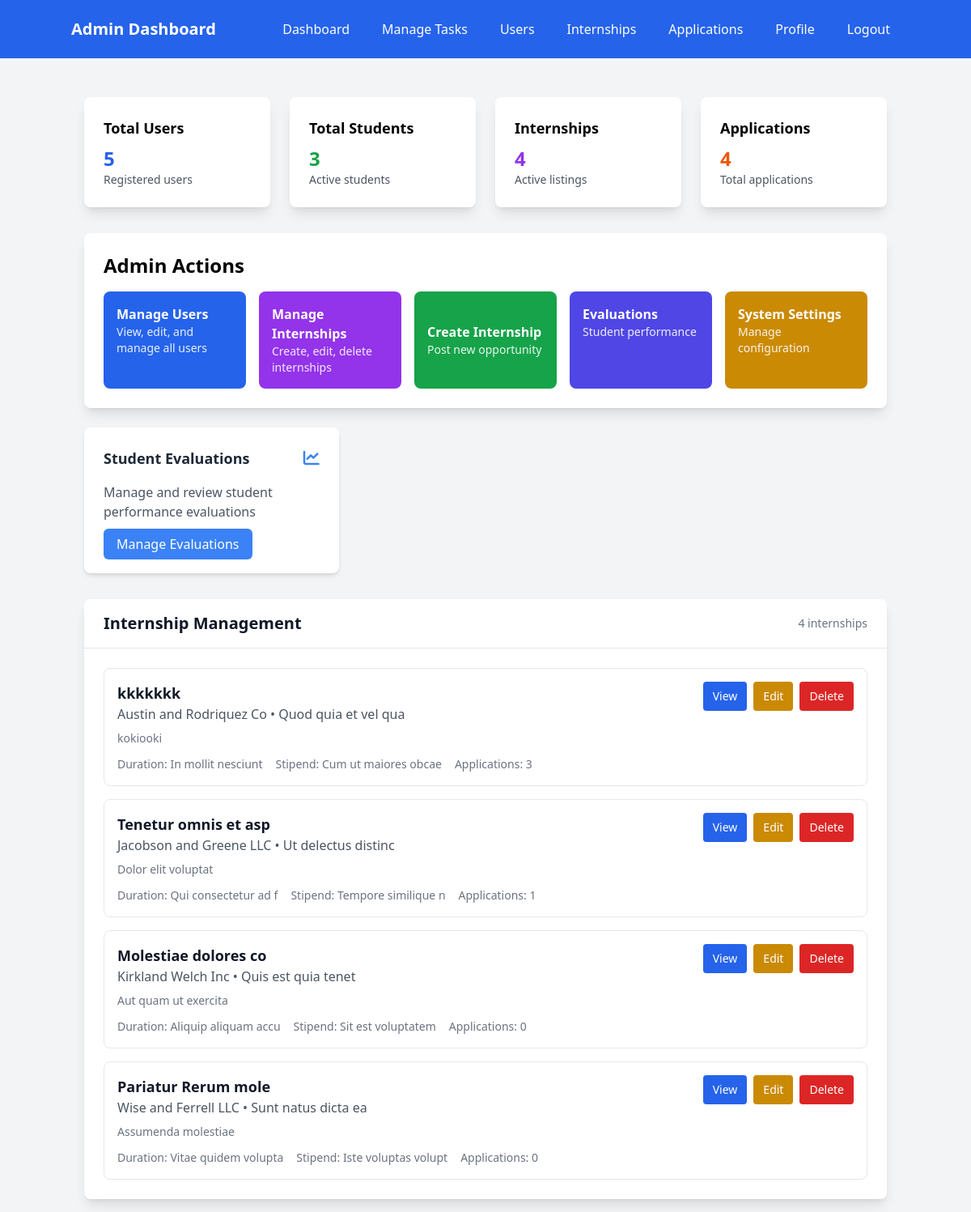
Page /dashboard (signed in) on the earlier database version.
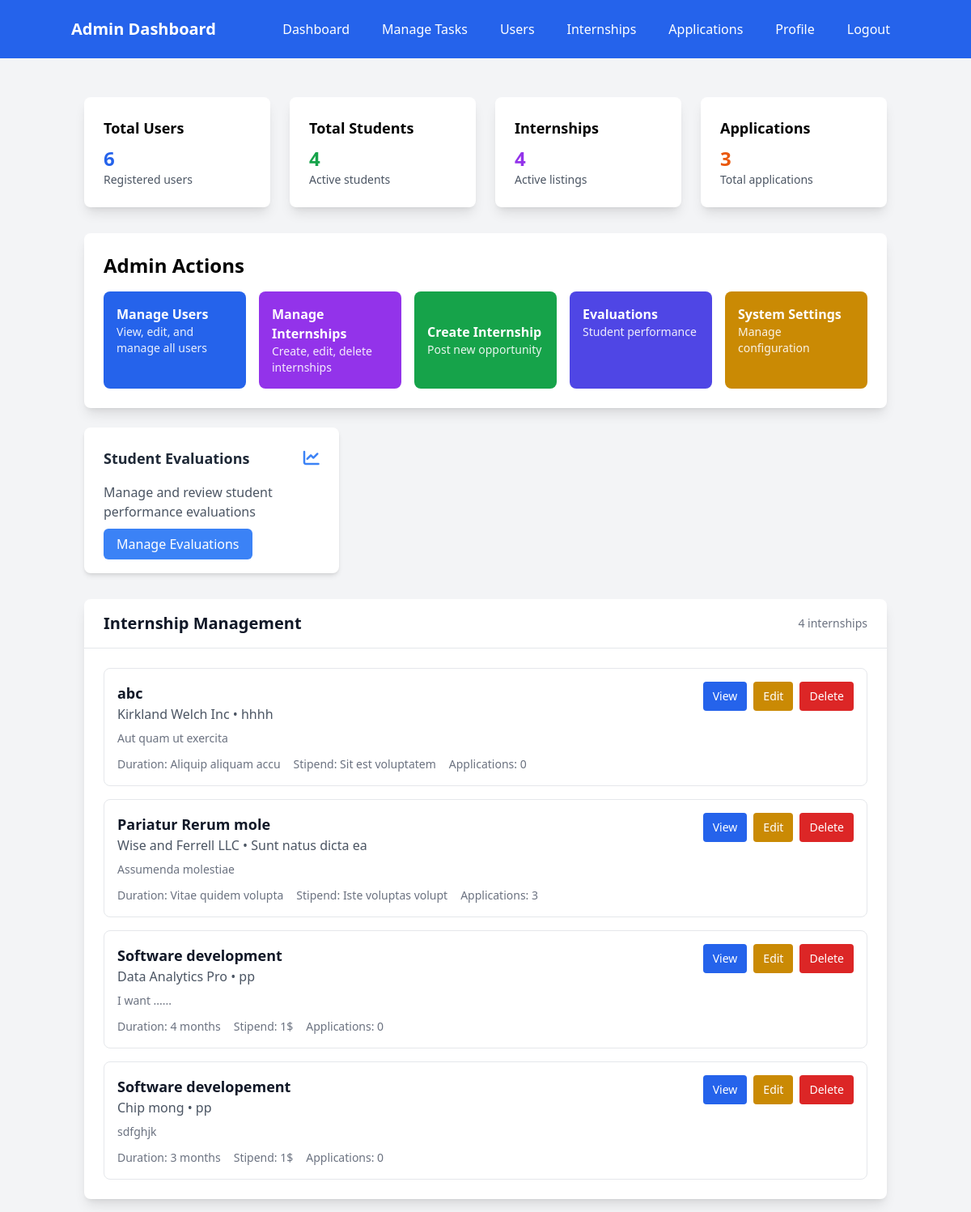
Same page on the later database version.
### models.py (models this page shows)
class Internship(Base):
    __tablename__ = "internships"
    id = Column(Integer, primary_key=True, index=True)
    title = Column(String(255), nullable=False)
    description = Column(Text)
    company = Column(String(255), nullable=False)
    location = Column(String(255))
    duration = Column(String(100))
    stipend = Column(String(100))
    requirements = Column(Text)
    created_by = Column(Integer, ForeignKey("users.id"))
    created_at = Column(DateTime(timezone=True), server_default=func.now())
    is_active = Column(Boolean, default=True)
    deadline = Column(DateTime(timezone=True))
    creator = relationship("User", back_populates="created_internships")
    applications = relationship("InternshipApplication", back_populates="internship")
    tasks = relationship("Task", back_populates="internship")
    feedback = relationship("Feedback", back_populates="internship")
    mentor_feedbacks = relationship("MentorFeedback", back_populates="internship")
    evaluations = relationship("Evaluation", back_populates="internship")

### app.py (the view)
@app.get("/dashboard", response_class=HTMLResponse)
async def dashboard(request: Request, db: Session = Depends(get_db)):
    try:
        user = await get_current_user_from_cookie(request, db)
        user_role = user.role.value if hasattr(user.role, 'value') else user.role
        print(f"🎯 Dashboard access - User: {user.email}, Role: {user_role}")
        if user_role == "student":
            internships = crud.get_internships(db)
            applications = crud.get_applications_by_student(db, user.id)
            tasks = crud.get_tasks_by_student(db, user.id)
            feedbacks = feedback_crud.get_mentor_feedbacks_by_student(db, user.id)
            evaluations = feedback_crud.get_evaluations_by_student(db, user.id)
            return templates.TemplateResponse("dashboard_student.html", {
                "request": request,
                "user": user,
                "internships": internships,
                "applications": applications,
                "tasks": tasks,
                "feedbacks": feedbacks,
                "evaluations": evaluations
            })
        elif user_role == "admin":
            internships = crud.get_internships(db)
            try:
                stats = crud.get_system_stats(db)
            except Exception as e:
                print(f"⚠️  Could not get system stats: {e}")
                stats = {
                    "total_users": 0,
                    "total_students": 0,
                    "total_admins": 0,
                    "total_mentors": 0,
                    "total_internships": 0,
                    "total_applications": 0,
                    "total_tasks": 0
                }
            return templates.TemplateResponse("dashboard_admin.html", {
                "request": request,
                "user": user,
                "internships": internships,
                "stats": stats
            })
        elif user_role == "mentor":
            internships = crud.get_internships(db)
            mentor_internships = crud.get_internships_by_mentor(db, user.id)
            mentor_applications = crud.get_applications_for_mentor(db, user.id)
            feedbacks = feedback_crud.get_mentor_feedbacks_by_mentor(db, user.id)
            return templates.TemplateResponse("dashboard_mentor.html", {
                "request": request,
                "user": user,
                "internships": internships,
                "mentor_internships": mentor_internships,
                "mentor_applications": mentor_applications,
                "feedbacks": feedbacks
            })
        else:
            print(f"❌ Unknown role: {user_role}")
            return RedirectResponse("/login?error=Unknown user role")
    except Exception as e:
        print(f"💥 Dashboard error: {e}")
        import traceback
        traceback.print_exc()
        return RedirectResponse("/login")

### templates/dashboard_admin.html (shortened to what the changed rows need)
<!DOCTYPE html>
<html>
<head>
    <script src="https://cdn.tailwindcss.com"></script>
    <link rel="stylesheet" href="https://cdnjs.cloudflare.com/ajax/libs/font-awesome/6.4.0/css/all.min.css">
</head>
<body class="bg-gray-100">
    <nav class="bg-blue-600 text-white p-4">
        <div class="container mx-auto flex justify-between items-center">
            <h1 class="text-xl font-bold">Admin Dashboard</h1>
        </div>
    </nav>
    <div class="container mx-auto mt-8 p-4">
        <div class="grid grid-cols-1 md:grid-cols-4 gap-6 mb-8">
            <div class="bg-white p-6 rounded-lg shadow-lg">
                <h3 class="text-lg font-semibold mb-2">Total Users</h3>
                <p class="text-2xl font-bold text-blue-600">{{ stats.total_users }}</p>
                <p class="text-sm text-gray-600">Registered users</p>
            </div>
            <div class="bg-white p-6 rounded-lg shadow-lg">
                <h3 class="text-lg font-semibold mb-2">Total Students</h3>
                <p class="text-2xl font-bold text-green-600">{{ stats.total_students }}</p>
                <p class="text-sm text-gray-600">Active students</p>
            </div>
            <div class="bg-white p-6 rounded-lg shadow-lg">
                <h3 class="text-lg font-semibold mb-2">Applications</h3>
                <p class="text-2xl font-bold text-orange-600">{{ stats.total_applications }}</p>
                <p class="text-sm text-gray-600">Total applications</p>
            </div>
        </div>
        <div class="bg-white rounded-lg shadow-lg p-6 mb-6">
            <h2 class="text-2xl font-bold mb-4">Admin Actions</h2>
        </div>
        <div class="bg-white rounded-lg shadow-lg">
            <div class="px-6 py-4 border-b border-gray-200 flex justify-between items-center">
                <h2 class="text-xl font-semibold text-gray-900">Internship Management</h2>
            </div>
            <div class="p-6">
                {% if internships %}
                <div class="space-y-4">
                    {% for internship in internships %}
                    <div class="border border-gray-200 rounded-lg p-4 hover:shadow-md transition">
                        <div class="flex justify-between items-start">
                            <div class="flex-1">
                                <h3 class="text-lg font-semibold text-gray-900">{{ internship.title }}</h3>
                                <p class="text-gray-600">{{ internship.company }} • {{ internship.location or 'Remote'
                                    }}</p>
                                <p class="text-sm text-gray-500 mt-2">{{ internship.description[:120] }}</p>
                                <div class="flex items-center mt-3 space-x-4 text-sm text-gray-500">
                                    <span>Duration: {{ internship.duration or 'Not specified' }}</span>
                                    <span>Stipend: {{ internship.stipend or 'Not specified' }}</span>
                                    <span>Applications: {{ internship.applications|length if internship.applications
                                        else 0 }}</span>
                                </div>
                            </div>
                            <div class="flex space-x-2 ml-4">
                                <button onclick="viewInternship({{ internship.id }})"
                                    class="bg-blue-600 text-white px-3 py-2 rounded text-sm hover:bg-blue-700 transition">
                                    View
                                </button>
                                <button onclick="editInternship({{ internship.id }})"
                                    class="bg-yellow-600 text-white px-3 py-2 rounded text-sm hover:bg-yellow-700 transition">
                                    Edit
                                </button>
                                <button onclick="deleteInternship({{ internship.id }})"
                                    class="bg-red-600 text-white px-3 py-2 rounded text-sm hover:bg-red-700 transition">
                                    Delete
                                </button>
                            </div>
                        </div>
                    </div>
                    {% endfor %}
                </div>
                {% endif %}
            </div>
        </div>
    </div>
</body>
</html>

Differences in the rows shown:
removed Internship: title "kkkkkkk", company "Austin and Rodriquez Co", location "Quod quia et vel qua", description "kokiooki", duration "In mollit nesciunt", stipend "Cum ut maiores obcae", applications|length "3"
removed Internship: title "Tenetur omnis et asp", company "Jacobson and Greene LLC", location "Ut delectus distinc", description "Dolor elit voluptat", duration "Qui consectetur ad f", stipend "Tempore similique n", applications|length "1"
changed Internship "Kirkland Welch Inc": title "Molestiae dolores co" → "abc"; location "Quis est quia tenet" → "hhhh"
computed for Internship "Pariatur Rerum mole": applications|length "0" → "3"
added Internship: title "Software development", company "Data Analytics Pro", location "pp", description "I want ......", duration "4 months", stipend "1$", applications|length "0"
added Internship: title "Software developement", company "Chip mong", location "pp", description "sdfghjk", duration "3 months", stipend "1$", applications|length "0"
Other differences:
{{ stats.total_users }}: "5" → "6"
{{ stats.total_students }}: "3" → "4"
{{ stats.total_applications }}: "4" → "3"
